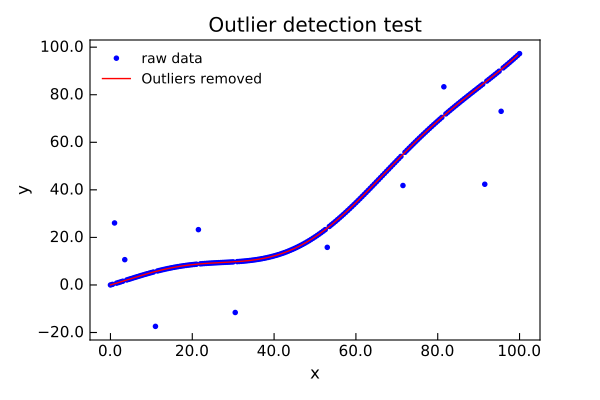

This chart was generated by the following Python code:
from Stoner import Data
import numpy as np

x=np.linspace(0,100,201)
y=0.01*x**2+5*np.sin(x/10.0)

i=np.random.randint(len(x),size=10)
y[i]+=np.random.normal(size=len(i),scale=20)

d=Data(np.column_stack((x,y)),column_headers=["x","y"],setas="xy")
d.plot(fmt="b.",label="raw data")
d.outlier_detection(window=5,action="delete")
d.plot(fmt="r-",label="Outliers removed")
d.title="Outlier detection test"
